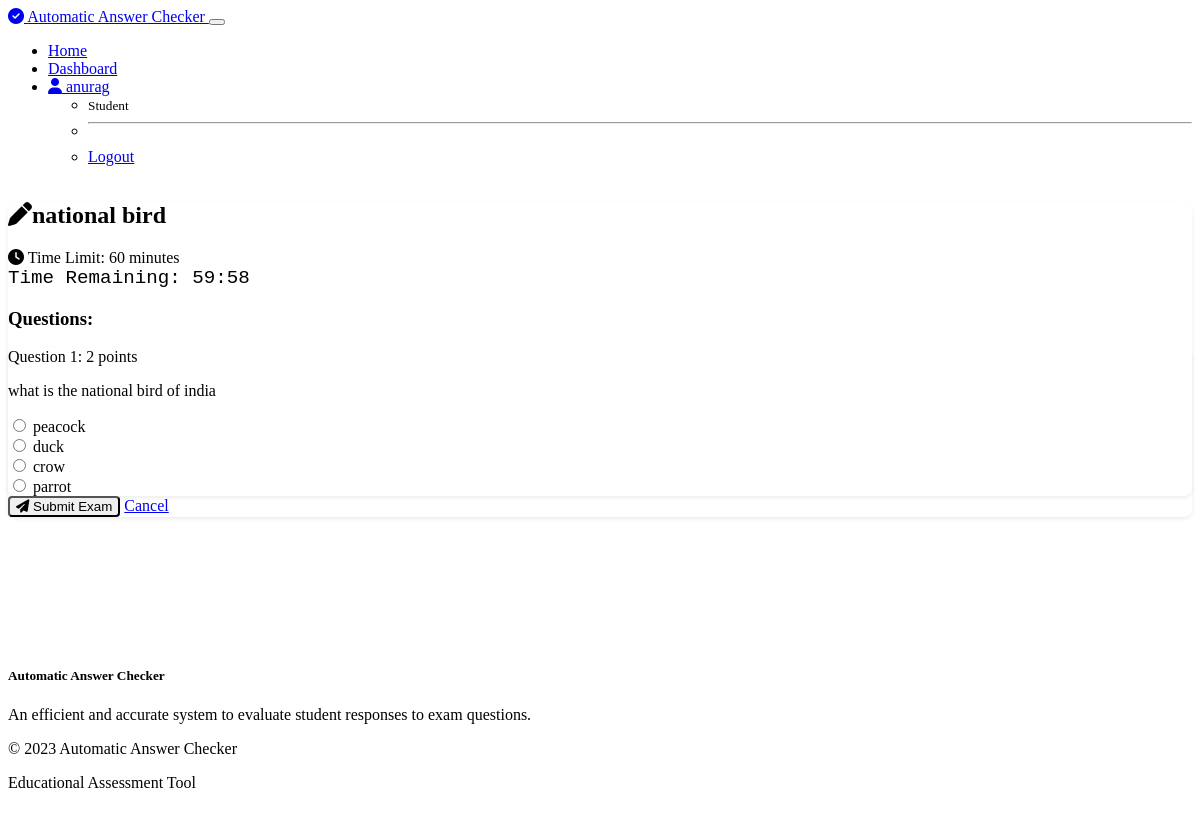
The page /exams/take/3 (signed in) on the database its author committed.
### models.py (models this page shows)
class User(UserMixin, db.Model):
    id = db.Column(db.Integer, primary_key=True)
    username = db.Column(db.String(64), unique=True, nullable=False)
    email = db.Column(db.String(120), unique=True, nullable=False)
    password_hash = db.Column(db.String(256), nullable=False)
    role = db.Column(db.Enum(UserRole), nullable=False)
    created_at = db.Column(db.DateTime, default=datetime.utcnow)
    questions = relationship("Question", back_populates="teacher")
    student_exams = relationship("StudentExam", back_populates="student")
    created_exams = relationship("Exam", back_populates="teacher")

class Exam(db.Model):
    id = db.Column(db.Integer, primary_key=True)
    title = db.Column(db.String(100), nullable=False)
    description = db.Column(db.Text, nullable=True)
    teacher_id = db.Column(db.Integer, ForeignKey('user.id'), nullable=False)
    time_limit = db.Column(db.Integer, default=60)  # time limit in minutes
    created_at = db.Column(db.DateTime, default=datetime.utcnow)
    is_active = db.Column(db.Boolean, default=True)
    teacher = relationship("User", back_populates="created_exams")
    exam_questions = relationship("ExamQuestion", back_populates="exam")
    student_exams = relationship("StudentExam", back_populates="exam")

class Question(db.Model):
    id = db.Column(db.Integer, primary_key=True)
    teacher_id = db.Column(db.Integer, ForeignKey('user.id'), nullable=False)
    question_text = db.Column(db.Text, nullable=False)
    question_type = db.Column(db.Enum(QuestionType), nullable=False)
    correct_answer = db.Column(db.Text, nullable=False)
    options = db.Column(db.Text, nullable=True)  # JSON string for multiple-choice options
    points = db.Column(db.Integer, default=1)
    created_at = db.Column(db.DateTime, default=datetime.utcnow)
    teacher = relationship("User", back_populates="questions")
    exam_questions = relationship("ExamQuestion", back_populates="question")
    answers = relationship("Answer", back_populates="question")

### routes.py (the view, shortened to what this page needs)
@app.route('/exams/take/<int:exam_id>', methods=['GET', 'POST'])
@login_required
@required_roles(UserRole.STUDENT)
def take_exam(exam_id):
    exam = Exam.query.get_or_404(exam_id)
    if not exam.is_active:
        flash('This exam is no longer available', 'danger')
        return redirect(url_for('dashboard_student'))
    existing_attempt = StudentExam.query.filter_by(student_id=current_user.id, exam_id=exam.id).first()
    if existing_attempt:
        flash('You have already taken this exam', 'warning')
        return redirect(url_for('view_results', student_exam_id=existing_attempt.id))
    exam_questions = ExamQuestion.query.filter_by(exam_id=exam.id).order_by(ExamQuestion.order).all()
    questions = [eq.question for eq in exam_questions]
    return render_template('take_exam.html', exam=exam, questions=questions)

### app.py (called while the page is built)
@app.template_filter('fromjson')
def fromjson_filter(value):
    return json.loads(value)

### models.py (called while the page is built)
@login_manager.user_loader
def load_user(user_id):
    return User.query.get(int(user_id))

### utils.py (called while the page is built)
def required_roles(*roles):
    def wrapper(f):
        @wraps(f)
        def wrapped(*args, **kwargs):
            if not current_user.is_authenticated:
                flash('Please log in to access this page.', 'warning')
                return redirect(url_for('login'))
            if current_user.role not in roles:
                flash('You do not have permission to access this page.', 'danger')
                if current_user.role.value == 'teacher':
                    return redirect(url_for('dashboard_teacher'))
                else:
                    return redirect(url_for('dashboard_student'))
            return f(*args, **kwargs)
        return wrapped
    return wrapper

### templates/take_exam.html (shortened to what this page needs)
{% extends "base.html" %}
{% block content %}
<div class="container">
    <div class="card shadow mb-4">
        <div class="card-header bg-primary text-white">
            <h2 class="h4 mb-0"><i class="fas fa-pen me-2"></i>{{ exam.title }}</h2>
        </div>
        <div class="card-body">
            <div class="mb-4">
                <div class="alert alert-info">
                    <i class="fas fa-clock me-1"></i> Time Limit: {{ exam.time_limit }} minutes
                    <div id="timer" class="fw-bold mt-1"></div>
                </div>
            </div>
            <form method="POST" id="examForm">
                <div class="mb-4">
                    <h3 class="h5 mb-3">Questions:</h3>
                    {% for question in questions %}
                        <div class="card mb-3 border-primary">
                            <div class="card-header bg-light">
                                <div class="d-flex justify-content-between align-items-center">
                                    <span class="fw-bold">Question {{ loop.index }}:</span>
                                    <span class="badge bg-primary">{{ question.points }} points</span>
                                </div>
                            </div>
                            <div class="card-body">
                                <p>{{ question.question_text }}</p>
                                {% if question.question_type.value == 'multiple_choice' and question.options %}
                                    <div class="mb-3">
                                        {% set options_list = question.options|tojson|fromjson %}
                                        {% if options_list is string %}
                                            {% set options_list = options_list|fromjson %}
                                        {% endif %}
                                        {% for option in options_list %}
                                            <div class="form-check">
                                                <input class="form-check-input" type="radio" name="answer_{{ question.id }}" id="option_{{ question.id }}_{{ loop.index }}" value="{{ option }}" required>
                                                <label class="form-check-label" for="option_{{ question.id }}_{{ loop.index }}">
                                                    {{ option }}
                                                </label>
                                            </div>
                                        {% endfor %}
                                    </div>
                                {% else %}
                                    <div class="mb-3">
                                        <label for="answer_{{ question.id }}" class="form-label">Your Answer:</label>
                                        <textarea class="form-control" id="answer_{{ question.id }}" name="answer_{{ question.id }}" rows="3" required></textarea>
                                    </div>
                                {% endif %}
                            </div>
                        </div>
                    {% endfor %}
                </div>
                <div class="d-grid gap-2">
                    <button type="submit" class="btn btn-primary" id="submitBtn">
                        <i class="fas fa-paper-plane me-1"></i> Submit Exam
                    </button>
                    <a href="{{ url_for('dashboard_student') }}" class="btn btn-outline-secondary" id="cancelBtn">
                        Cancel
                    </a>
                </div>
            </form>
        </div>
    </div>
</div>
{% endblock %}

### templates/base.html (shortened to what this page needs)
<!DOCTYPE html>
<html lang="en" data-bs-theme="dark">
<head>
    <link rel="stylesheet" href="https://cdn.replit.com/agent/bootstrap-agent-dark-theme.min.css">
    <link rel="stylesheet" href="{{ url_for('static', filename='css/styles.css') }}">
    <link rel="stylesheet" href="https://cdnjs.cloudflare.com/ajax/libs/font-awesome/6.4.0/css/all.min.css">
</head>
<body>
    <nav class="navbar navbar-expand-lg navbar-dark bg-dark">
        <div class="container">
            <a class="navbar-brand" href="{{ url_for('index') }}">
                <i class="fas fa-check-circle me-2"></i> Automatic Answer Checker
            </a>
            <button class="navbar-toggler" type="button" data-bs-toggle="collapse" data-bs-target="#navbarNav"
                aria-controls="navbarNav" aria-expanded="false" aria-label="Toggle navigation">
            </button>
            <div class="collapse navbar-collapse" id="navbarNav">
                <ul class="navbar-nav ms-auto">
                    <li class="nav-item">
                        <a class="nav-link" href="{{ url_for('index') }}">Home</a>
                    </li>
                    {% if current_user.is_authenticated %}
                        {% if current_user.role.value == 'teacher' %}
                            <li class="nav-item">
                                <a class="nav-link" href="{{ url_for('dashboard_teacher') }}">Dashboard</a>
                            </li>
                            <li class="nav-item">
                                <a class="nav-link" href="{{ url_for('manage_questions') }}">Questions</a>
                            </li>
                        {% else %}
                            <li class="nav-item">
                                <a class="nav-link" href="{{ url_for('dashboard_student') }}">Dashboard</a>
                            </li>
                        {% endif %}
                        <li class="nav-item dropdown">
                            <a class="nav-link dropdown-toggle" href="#" role="button" data-bs-toggle="dropdown" aria-expanded="false">
                                <i class="fas fa-user me-1"></i> {{ current_user.username }}
                            </a>
                            <ul class="dropdown-menu dropdown-menu-end">
                                <li>
                                    <span class="dropdown-item-text text-muted">
                                        <small>{{ current_user.role.value|capitalize }}</small>
                                    </span>
                                </li>
                                <li><hr class="dropdown-divider"></li>
                                <li><a class="dropdown-item" href="{{ url_for('logout') }}">Logout</a></li>
                            </ul>
                        </li>
                    {% endif %}
                </ul>
            </div>
        </div>
    </nav>
    <main class="container py-4">
        {% block content %}{% endblock %}
    </main>
    <footer class="bg-dark text-light py-4">
        <div class="container">
            <div class="row">
                <div class="col-md-6">
                    <h5>Automatic Answer Checker</h5>
                    <p>An efficient and accurate system to evaluate student responses to exam questions.</p>
                </div>
                <div class="col-md-6 text-md-end">
                    <p>&copy; 2023 Automatic Answer Checker</p>
                    <p class="small text-muted">Educational Assessment Tool</p>
                </div>
            </div>
        </div>
    </footer>
</body>
</html>

### static/css/styles.css (style rules this page uses)
body { min-height: 100vh; display: flex; flex-direction: column; }
main { flex: 1; }
.card { border-radius: 0.5rem; box-shadow: 0 0.125rem 0.25rem rgba(0, 0, 0, 0.075); transition: transform 0.2s, box-shadow 0.2s; }
.card-header { border-top-left-radius: 0.5rem !important; border-top-right-radius: 0.5rem !important; }
.btn { border-radius: 0.25rem; }
.alert { animation: fadeInDown 0.5s; }
#timer { font-family: monospace; font-size: 1.2rem; }

### rows shown on the page
User: username "anurag", role.value "Student"
Exam: title "national bird", time_limit "60"
Question: points "2", question_text "what is the national bird of india", options_list "peacock" "duck" "crow" "parrot"
